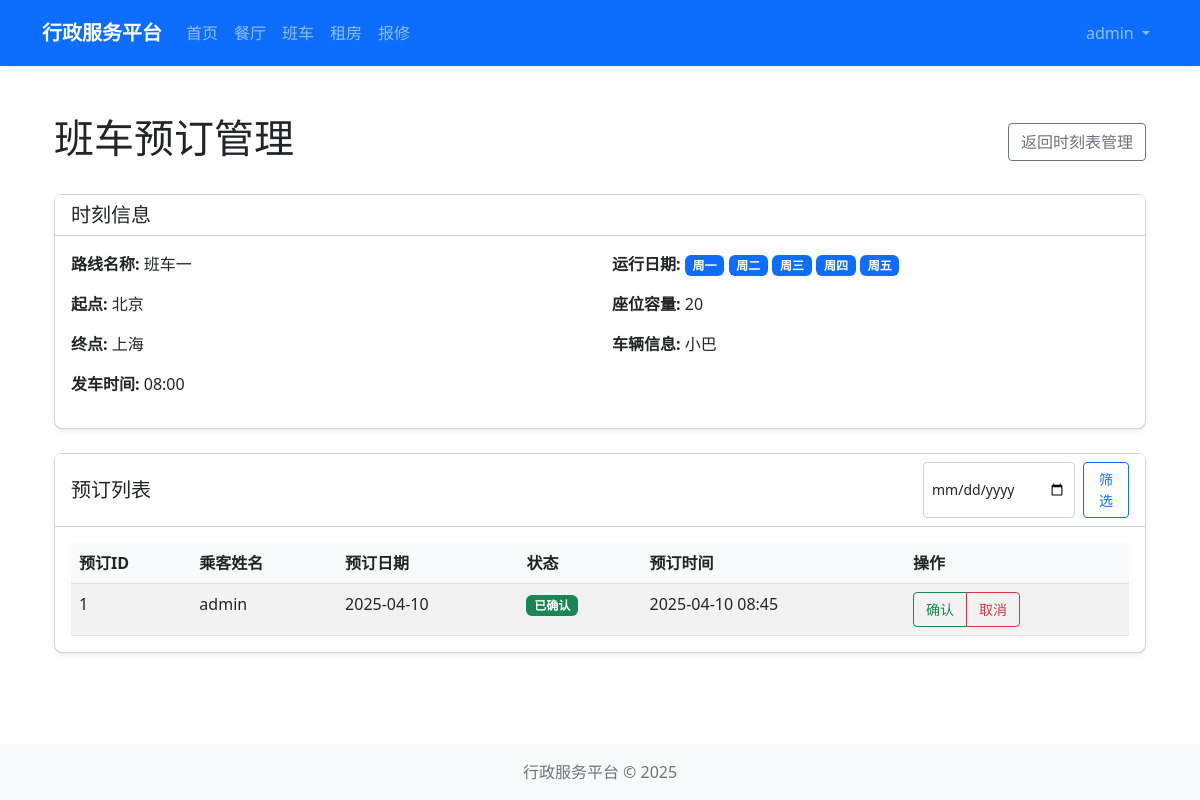
The app's page /shuttle/admin/reservations/1 (signed in) with its own data.
### models/user.py (models this page shows, shortened)
class User(UserMixin, db.Model):
    __tablename__ = 'users'
    id = db.Column(db.Integer, primary_key=True)
    username = db.Column(db.String(64), unique=True, nullable=False)
    email = db.Column(db.String(120), unique=True, nullable=False)
    password_hash = db.Column(db.String(128))
    role = db.Column(db.String(20), default='user')  # 'admin' or 'user'
    created_at = db.Column(db.DateTime, default=datetime.utcnow)
    def is_admin(self):
        return self.role == 'admin'

### models/shuttle.py (models this page shows, shortened)
class ShuttleRoute(db.Model):
    __tablename__ = 'shuttle_routes'
    id = db.Column(db.Integer, primary_key=True)
    name = db.Column(db.String(100), nullable=False)
    start_location = db.Column(db.String(200), nullable=False)
    end_location = db.Column(db.String(200), nullable=False)
    stops = db.Column(db.Text)  # 存储中间站点，以逗号分隔
    description = db.Column(db.Text)
    status = db.Column(db.String(20), default='active')  # active, inactive
    created_at = db.Column(db.DateTime, default=datetime.utcnow)
    schedules = db.relationship('ShuttleSchedule', backref='route', lazy=True, cascade='all, delete-orphan')

class ShuttleSchedule(db.Model):
    __tablename__ = 'shuttle_schedules'
    id = db.Column(db.Integer, primary_key=True)
    route_id = db.Column(db.Integer, db.ForeignKey('shuttle_routes.id', ondelete='CASCADE'), nullable=False)
    departure_time = db.Column(db.String(10), nullable=False)  # 格式: HH:MM
    arrival_time = db.Column(db.String(10), nullable=False)  # 格式: HH:MM
    days_of_week = db.Column(db.String(20), nullable=False)  # 例如：1,2,3,4,5 表示周一至周五
    capacity = db.Column(db.Integer, default=0)
    vehicle_info = db.Column(db.String(100))
    status = db.Column(db.String(20), default='active')  # active, canceled
    created_at = db.Column(db.DateTime, default=datetime.utcnow)

class ShuttleReservation(db.Model):
    __tablename__ = 'shuttle_reservations'
    id = db.Column(db.Integer, primary_key=True)
    user_id = db.Column(db.Integer, db.ForeignKey('users.id'), nullable=False)
    schedule_id = db.Column(db.Integer, db.ForeignKey('shuttle_schedules.id'), nullable=False)
    reservation_date = db.Column(db.Date, nullable=False)
    status = db.Column(db.String(20), default='confirmed')  # confirmed, canceled
    notes = db.Column(db.Text)
    created_at = db.Column(db.DateTime, default=datetime.utcnow)
    schedule = db.relationship('ShuttleSchedule', backref=db.backref('reservations', lazy=True))
    user = db.relationship('User', backref=db.backref('shuttle_reservations', lazy=True))

### routes/shuttle.py (the view)
@shuttle_bp.route('/admin/reservations/<int:schedule_id>')
@login_required
def view_reservations(schedule_id):
    if not current_user.is_admin():
        abort(403)
    schedule = ShuttleSchedule.query.get_or_404(schedule_id)
    route = ShuttleRoute.query.get_or_404(schedule.route_id)
    date_str = request.args.get('date')
    if date_str:
        try:
            reservation_date = datetime.strptime(date_str, "%Y-%m-%d").date()
            reservations = ShuttleReservation.query.filter_by(
                schedule_id=schedule_id,
                reservation_date=reservation_date
            ).all()
        except ValueError:
            flash('无效的日期格式。', 'danger')
            reservations = []
    else:
        reservations = ShuttleReservation.query.filter(
            ShuttleReservation.schedule_id == schedule_id,
            ShuttleReservation.reservation_date >= date.today()
        ).order_by(ShuttleReservation.reservation_date).all()
    return render_template('shuttle/admin/reservations.html',
                          schedule=schedule,
                          route=route,
                          reservations=reservations,
                          selected_date=date_str)

### extensions.py (called while the page is built)
def init_extensions(app):
    db.init_app(app)
    login_manager.init_app(app)
    csrf.init_app(app)
    login_manager.login_view = 'auth.login'
    from models.user import User
    @login_manager.user_loader
    def load_user(user_id):
        return User.query.get(int(user_id))

### templates/shuttle/admin/reservations.html (shortened to what this page needs)
{% extends "layout.html" %}
{% block content %}
<div class="container mt-4">
    <div class="d-flex justify-content-between align-items-center mb-4">
        <h1>班车预订管理</h1>
        <a href="{{ url_for('shuttle.manage_schedule', route_id=route.id) }}" class="btn btn-outline-secondary">
             返回时刻表管理
        </a>
    </div>
    <div class="card shadow-sm mb-4">
        <div class="card-header bg-white">
            <h5 class="mb-0">时刻信息</h5>
        </div>
        <div class="card-body">
            <div class="row">
                <div class="col-md-6">
                    <p><strong>路线名称:</strong> {{ route.name }}</p>
                    <p><strong>起点:</strong> {{ route.start_location }}</p>
                    <p><strong>终点:</strong> {{ route.end_location }}</p>
                    <p><strong>发车时间:</strong> {{ schedule.departure_time }}</p>
                </div>
                <div class="col-md-6">
                    <p><strong>运行日期:</strong>
                        {% set days = schedule.days_of_week.split(',') %}
                        {% for day in days %}
                            {% if day == '0' %}
                                <span class="badge bg-info">周日</span>
                            {% elif day == '1' %}
                                <span class="badge bg-primary">周一</span>
                            {% elif day == '2' %}
                                <span class="badge bg-primary">周二</span>
                            {% elif day == '3' %}
                                <span class="badge bg-primary">周三</span>
                            {% elif day == '4' %}
                                <span class="badge bg-primary">周四</span>
                            {% elif day == '5' %}
                                <span class="badge bg-primary">周五</span>
                            {% elif day == '6' %}
                                <span class="badge bg-info">周六</span>
                            {% endif %}
                        {% endfor %}
                    </p>
                    <p><strong>座位容量:</strong> {{ schedule.capacity }}</p>
                    <p><strong>车辆信息:</strong> {{ schedule.vehicle_info }}</p>
                </div>
            </div>
        </div>
    </div>
    <div class="card shadow-sm">
        <div class="card-header bg-white d-flex justify-content-between align-items-center">
            <h5 class="mb-0">预订列表</h5>
            <form class="d-flex" action="{{ url_for('shuttle.view_reservations', schedule_id=schedule.id) }}" method="get">
                <input type="date" class="form-control form-control-sm me-2" name="date"
                       value="{{ selected_date }}" placeholder="选择日期">
                <button type="submit" class="btn btn-sm btn-outline-primary">
                     筛选
                </button>
            </form>
        </div>
        <div class="card-body">
            {% if reservations %}
            <div class="table-responsive">
                <table class="table table-striped table-hover">
                    <thead>
                        <tr>
                            <th>预订ID</th>
                            <th>乘客姓名</th>
                            <th>预订日期</th>
                            <th>状态</th>
                            <th>预订时间</th>
                            <th>操作</th>
                        </tr>
                    </thead>
                    <tbody>
                        {% for reservation in reservations %}
                        <tr>
                            <td>{{ reservation.id }}</td>
                            <td>{{ reservation.user.username }}</td>
                            <td>{{ reservation.reservation_date.strftime('%Y-%m-%d') }}</td>
                            <td>
                                {% if reservation.status == 'confirmed' %}
                                    <span class="badge bg-success">已确认</span>
                                {% elif reservation.status == 'pending' %}
                                    <span class="badge bg-warning text-dark">待确认</span>
                                {% elif reservation.status == 'canceled' %}
                                    <span class="badge bg-secondary">已取消</span>
                                {% endif %}
                            </td>
                            <td>{{ reservation.created_at.strftime('%Y-%m-%d %H:%M') }}</td>
                            <td>
                                <div class="btn-group btn-group-sm">
                                    <button type="button" class="btn btn-outline-success">
                                         确认
                                    </button>
                                    <button type="button" class="btn btn-outline-danger">
                                         取消
                                    </button>
                                </div>
                            </td>
                        </tr>
                        {% endfor %}
                    </tbody>
                </table>
            </div>
            {% else %}
            <div class="alert alert-info">
                <i class="fas fa-info-circle"></i> 该班车时刻暂无预订记录。
            </div>
            {% endif %}
        </div>
    </div>
</div>
{% endblock %}

### templates/layout.html (shortened to what this page needs)
<!DOCTYPE html>
<html lang="zh-CN">
<head>
    <link href="https://cdn.jsdelivr.net/npm/bootstrap@5.2.3/dist/css/bootstrap.min.css" rel="stylesheet">
    <link rel="stylesheet" href="{{ url_for('static', filename='css/style.css') }}">
</head>
<body>
    <nav class="navbar navbar-expand-lg navbar-dark bg-primary">
        <div class="container">
            <a class="navbar-brand" href="{{ url_for('main.index') }}">行政服务平台</a>
            <div class="collapse navbar-collapse" id="navbarSupportedContent">
                <ul class="navbar-nav me-auto mb-2 mb-lg-0">
                    <li class="nav-item">
                        <a class="nav-link" href="{{ url_for('main.index') }}">首页</a>
                    </li>
                    <li class="nav-item">
                        <a class="nav-link" href="{{ url_for('restaurant.index') }}">餐厅</a>
                    </li>
                    <li class="nav-item">
                        <a class="nav-link" href="{{ url_for('shuttle.index') }}">班车</a>
                    </li>
                    <li class="nav-item">
                        <a class="nav-link" href="{{ url_for('housing.index') }}">租房</a>
                    </li>
                    <li class="nav-item">
                        <a class="nav-link" href="{{ url_for('repair.index') }}">报修</a>
                    </li>
                </ul>
                <ul class="navbar-nav ms-auto">
                    {% if current_user.is_authenticated %}
                        <li class="nav-item dropdown">
                            <a class="nav-link dropdown-toggle" href="#" id="navbarDropdown" role="button" data-bs-toggle="dropdown" aria-expanded="false">
                                {{ current_user.username }}
                            </a>
                        </li>
                    {% endif %}
                </ul>
            </div>
        </div>
    </nav>
    <main class="container mt-4 mb-4">
        {% block content %}{% endblock %}
    </main>
    <footer class="footer bg-light py-3 mt-auto">
        <div class="container text-center">
            <span class="text-muted">行政服务平台 &copy; {{ now.year }}</span>
        </div>
    </footer>
</body>
</html>

### static/css/style.css (style rules this page uses)
body { display: flex; flex-direction: column; min-height: 100vh; }
main { flex: 1; }
.footer { margin-top: auto; }
.card { border-radius: 0.5rem; box-shadow: 0 0.125rem 0.25rem rgba(0, 0, 0, 0.075); transition: all 0.3s ease; }
.btn { border-radius: 0.25rem; padding: 0.375rem 0.75rem; font-weight: 500; }
.navbar { padding: 0.8rem 1rem; box-shadow: 0 0.125rem 0.25rem rgba(0, 0, 0, 0.075); }
.navbar-brand { font-weight: 600; font-size: 1.25rem; }
.table { margin-bottom: 0; }
.table th { font-weight: 600; background-color: #f8f9fa; }

### records on screen
User: username "admin"
ShuttleRoute: name "班车一", start_location "北京", end_location "上海"
ShuttleSchedule: departure_time "08:00", capacity "20", vehicle_info "小巴"
ShuttleReservation: id "1", user.username "admin", reservation_date "2025-04-10", status "已确认", created_at "2025-04-10 08:45"
